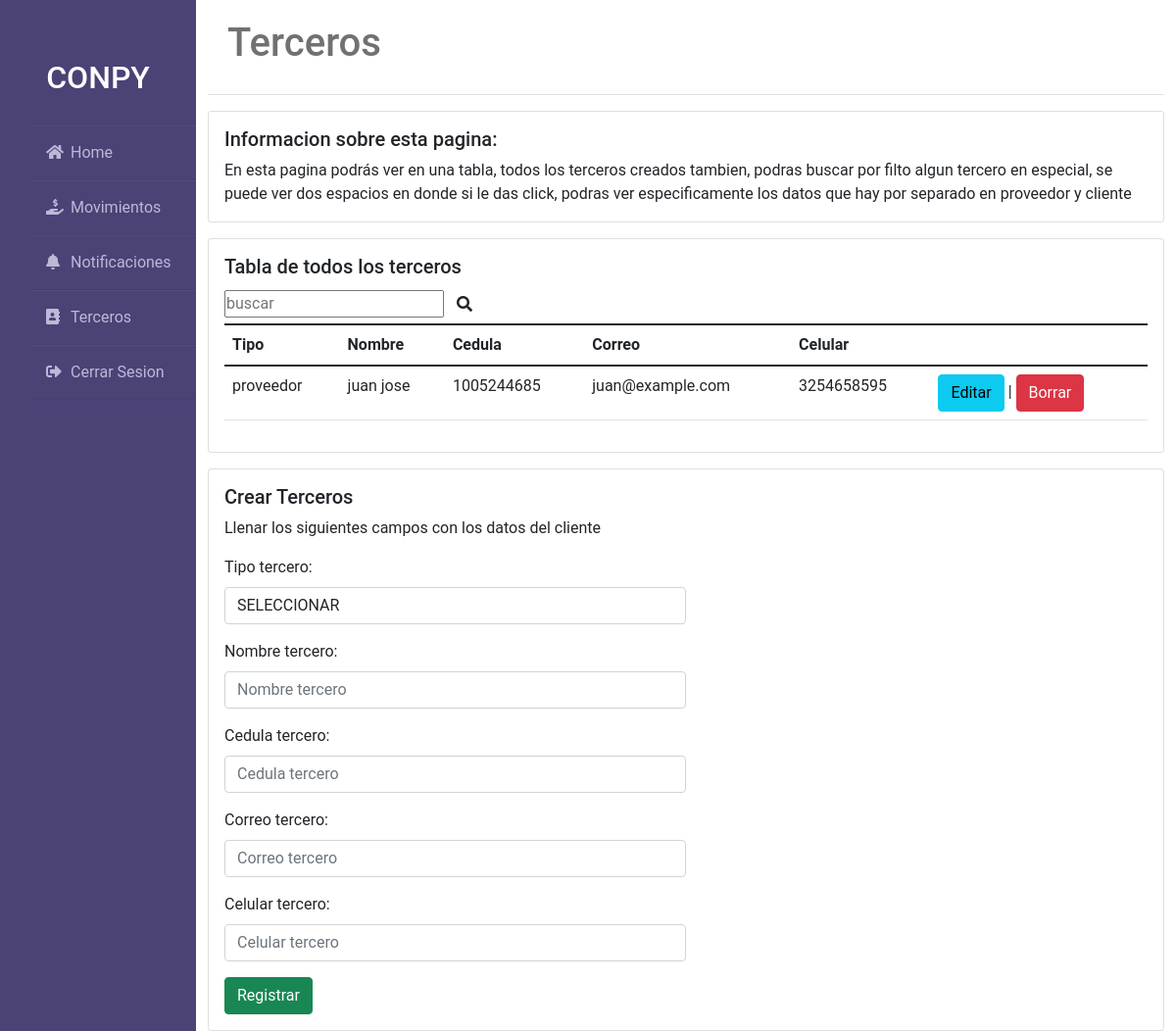
The page /terceros/ (signed in) on the database its author committed.
### terceros/models.py (models this page shows, shortened)
class Tercero(models.Model):
    options = (
        ('Tercero', 'Tercero')
    )
    TIPOS_TERCERO=(('proveedor','PROVEEDOR'),('cliente','CLIENTE'),)
    id = models.AutoField(primary_key=True)
    tipo_tercero=models.CharField ( max_length=10,choices=TIPOS_TERCERO,default='CLIENTE' ,verbose_name='tipo tercero')
    nombre_tercero=models.TextField(max_length=35,verbose_name='nombre tercero')
    cedula_tercero=models.IntegerField (verbose_name='cedula tercero')
    correo_tercero=models.EmailField(max_length=35,verbose_name='correo tercero')
    celular_tercero=models.IntegerField (validators=[RegexValidator(regex='^.{10}$', message='El celular debe de tener 10 numeros', code='nomatch')],verbose_name='celular tercero')

### terceros/views.py (the view)
# urls.py: path('',include('terceros.urls')),
@login_required(login_url="/login/")
def terceros(request):
    msg=None
    datos=Tercero.objects.all()
    Mayusculas=request.POST
    formulario=TerceroForm(request.POST or None)
    if formulario.is_valid():
        try:
            formulario.save()
            msg='El cliente se ha creado correctamente'
        except:
            msg='Hubo un error al momento de crear un cliente'
    return render(request,'negocio/terceros/terceros.html',{'datos':datos,'formulario':formulario,'msg':msg})

### terceros/forms.py
class TerceroForm(forms.ModelForm):
    class Meta:
        model= Tercero
        fields= '__all__'

### negocio/templates/negocio/terceros/terceros.html (shortened to what this page needs)
{% extends 'negocio/base.html' %}
{% block content %}
<div class="container">
    <div class="header">
        <h1>Terceros</h1>
    </div>
    <div class="card mt-3">
        <div class="card-body">
          <h5 class="card-title">Informacion sobre esta pagina:</h5>
          <p class="card-text">En esta pagina podrás ver en una tabla, todos los terceros creados
            tambien, podras buscar por filto algun tercero en especial, se puede ver dos espacios en donde
            si le das click, podras ver especificamente los datos que hay por separado en proveedor y cliente
          </p>
        </div>
      </div>
    <div class="card mt-3">
      <div class="card-body">
            {% if volver %}
            <h5 >Resultados de busqueda</h5>
            <a href="{% url 'terceros'%}" class="btn btn-info" role="button"><i class="fas fa-angle-left"></i></i>volver</a>
            <table class="table">
              {% if esta %}
                <h5>NO SE PUDO ENCONTRAR UN RESULTADO PARA TU BUSQUEDA</h5>
                {% else %}
              {% endif %}
          {% else %}
          <h5 class="card-title">Tabla de todos los terceros</h5>
          <table class="table">
              <form action=" {% url 'buscar_dato' %} " method="POST">
              <input type="text" placeholder="buscar" name="busqueda"><button class="btn" type="submit">
                <i class="fas fa-search"></i></button>
          </form>
          {% endif %}
            <thead>
              <tr>
                <th>Tipo</th>
                <th>Nombre</th>
                <th>Cedula</th>
                <th>Correo</th>
                <th>Celular</th>
              </tr>
            </thead>
            <tbody>
            {% for dato in datos %}
              <tr>
                <td>{{ dato.tipo_tercero }}</td>
                <td>{{ dato.nombre_tercero }}</td>
                <td>{{ dato.cedula_tercero }}</td>
                <td>{{ dato.correo_tercero }}</td>
                <td>{{ dato.celular_tercero }}</td>
                <td> <a href="{% url 'editar'%}" class="btn btn-info" role="button">Editar</a> |
                  <a href="{% url 'eliminar_tercero' dato.id %}" class="btn btn-danger" role="button">Borrar</a> </td>
              </tr>
              {% endfor %}
          </tbody>
          </table>
      </div>
    </div>
    {% if volver %}
    {% else %}
    <div class="card mt-3">
        <div class="card-body">
            <h5 class="card-title">Crear Terceros</h5>
            <p>Llenar los siguientes campos con los datos del cliente</p>
            <form action=" {% url 'terceros' %} " method="POST">
              {% for campo in formulario %}
              <div class="mb-3 col-6">
                <label for="" class="form-label">{{ campo.label }}: </label>
                {% if campo.field.widget.input_type  == "select" %}
                <select
                type="{{ campo.field.widget.input_type  }}"
                name="{{ campo.name }}"
                id=""
                placeholder="{{ campo.label }}"
                class="form-control" default="SELECCIONAR">
                <option value="SELECCIONAR">SELECCIONAR</option>
                </select>
                {% else %}
                <input
                type="{{ campo.field.widget.input_type  }}"
                name="{{ campo.name }}"
                id=""
                placeholder="{{ campo.label }}"
                class="form-control" />
                {% endif %}
              </div>
              {% endfor %}
              <input type="submit" value="Registrar" class="btn btn-success">
            </form>
        </div>
    </div>
    {% endif %}
</div>
{% endblock %}

### negocio/static/negocio/styles.css (style rules this page uses)
* { margin: 0; padding: 0; box-sizing: border-box; list-style: none; text-decoration: none; font-family: 'Roboto', sans-serif; }
body { background: #f3f5f9; }
.wrapper .container { width: 100%; margin-left: 200px; }
.wrapper .container .header { padding: 20px; background: #fff; color: #717171; border-bottom: 1px solid #e0e0e0; }

### rows shown on the page
Tercero: tipo_tercero "proveedor", nombre_tercero "juan jose", cedula_tercero "1005244685", correo_tercero "juan@example.com", celular_tercero "3254658595"

### other values the page prints
{{ campo.label }} "Tipo tercero" "Nombre tercero" "Cedula tercero" "Correo tercero" "Celular tercero"
